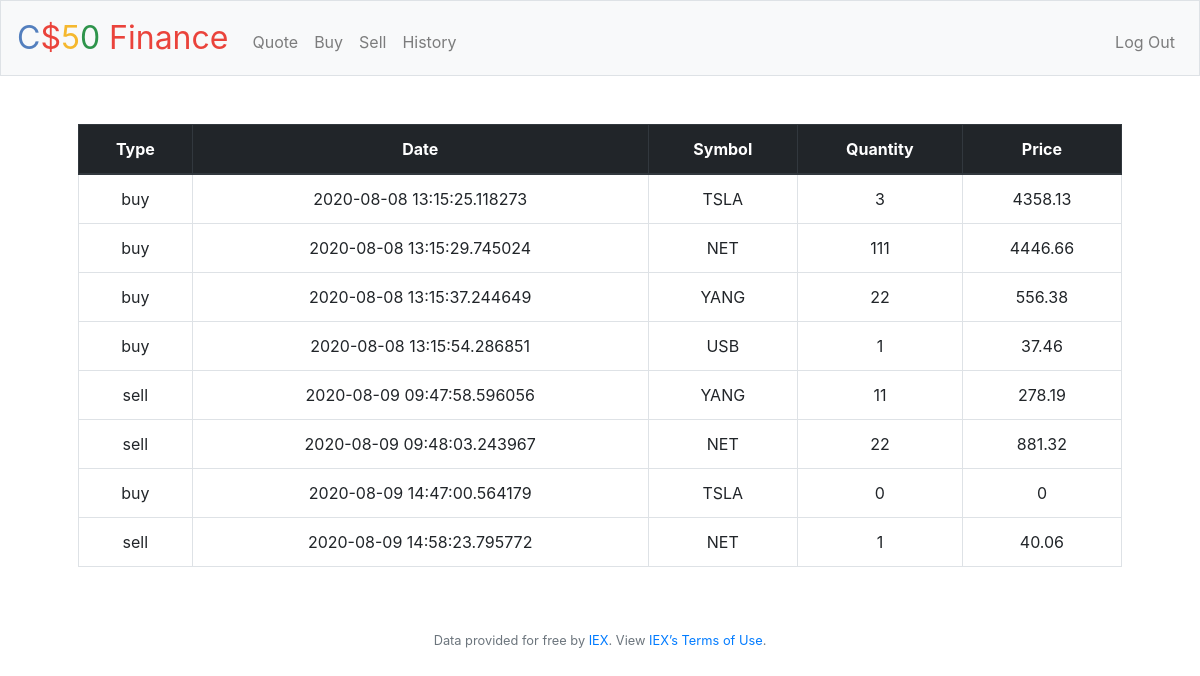
Screenshot of /history (signed in) with the database file from the repository.
### tables this page shows
CREATE TABLE "transactions" (
	"id"	INTEGER NOT NULL PRIMARY KEY AUTOINCREMENT,
	"u_id"	INTEGER NOT NULL,
	"transaction_date"	TEXT NOT NULL,
	"price_whole"	NUMERIC NOT NULL,
	"symbol"	TEXT NOT NULL,
	"quantity"	INTEGER NOT NULL,
	"type"	TEXT NOT NULL,
	FOREIGN KEY("u_id") REFERENCES "users"("id") ON DELETE CASCADE
);

### pset8/finance/application.py (the view)
@app.route("/history")
@login_required
def history():
    transaction_rows = db.execute("SELECT transaction_date, price_whole, symbol, quantity, type FROM transactions WHERE u_id = :u_id ORDER BY transaction_date",\
            u_id=session['user_id'])
    return render_template("history.html", transaction_rows=transaction_rows)

### pset8/finance/application.py (called while the page is built)
@app.after_request
def after_request(response):
    response.headers["Cache-Control"] = "no-cache, no-store, must-revalidate"
    response.headers["Expires"] = 0
    response.headers["Pragma"] = "no-cache"
    return response

### pset8/finance/helpers.py (called while the page is built)
def login_required(f):
    @wraps(f)
    def decorated_function(*args, **kwargs):
        if session.get("user_id") is None:
            return redirect("/login")
        return f(*args, **kwargs)
    return decorated_function

### pset8/finance/templates/history.html (shortened to what this page needs)
{% extends "layout.html" %}
{% block main %}
    <table class="table table-hover table-bordered">
        <thead class="thead-dark">
            <tr>
                <th>Type</th>
                <th>Date</th>
                <th>Symbol</th>
                <th>Quantity</th>
                <th>Price</th>
            </tr>
        </thead>
        <tbody>
            {% for row in transaction_rows %}
            <tr>
                <td>{{ row['type'] }}</td>
                <td>{{ row['transaction_date'] }}</td>
                <td>{{ row['symbol'] }}</td>
                <td>{{ row['quantity'] }}</td>
                <td>{{ row['price_whole'] }}</td>
            </tr>
            {% endfor %}
        </tbody>
    </table>
{% endblock  %}

### pset8/finance/templates/layout.html (shortened to what this page needs)
<!DOCTYPE html>
<html lang="en">
    <head>
        <link href="https://maxcdn.bootstrapcdn.com/bootstrap/4.1.3/css/bootstrap.min.css" rel="stylesheet">
        <link href="/static/styles.css" rel="stylesheet">
    </head>
    <body>
        <nav class="navbar navbar-expand-md navbar-light bg-light border">
            <a class="navbar-brand" href="/"><span class="blue">C</span><span class="red">$</span><span class="yellow">5</span><span class="green">0</span> <span class="red">Finance</span></a>
            <div class="collapse navbar-collapse" id="navbar">
                {% if session.user_id %}
                    <ul class="navbar-nav mr-auto mt-2">
                        <li class="nav-item"><a class="nav-link" href="/quote">Quote</a></li>
                        <li class="nav-item"><a class="nav-link" href="/buy">Buy</a></li>
                        <li class="nav-item"><a class="nav-link" href="/sell">Sell</a></li>
                        <li class="nav-item"><a class="nav-link" href="/history">History</a></li>
                    </ul>
                    <ul class="navbar-nav ml-auto mt-2">
                        <li class="nav-item"><a class="nav-link" href="/logout">Log Out</a></li>
                    </ul>
                {% else %}
                    <ul class="navbar-nav ml-auto mt-2">
                        <li class="nav-item"><a class="nav-link" href="/register">Register</a></li>
                        <li class="nav-item"><a class="nav-link" href="/login">Log In</a></li>
                    </ul>
                {% endif %}
            </div>
        </nav>
        <main class="container p-5">
            {% block main %}{% endblock %}
        </main>
        <footer class="small text-center text-muted">
            Data provided for free by <a href="https://iextrading.com/developer">IEX</a>. View <a href="https://iextrading.com/api-exhibit-a/">IEX’s Terms of Use</a>.
        </footer>
    </body>
</html>

### pset8/finance/static/styles.css (style rules this page uses)
nav .navbar-brand { font-size: xx-large; }
nav .navbar-brand .blue { color: #537fbe; }
nav .navbar-brand .red { color: #ea433b; }
nav .navbar-brand .yellow { color: #f5b82e; }
nav .navbar-brand .green { color: #2e944b; }
main { overflow-x: auto; text-align: center; }

### rows the page displays
transactions: type "buy", transaction_date "2020-08-08 13:15:25.118273", symbol "TSLA", quantity "3", price_whole "4358.13"
transactions: type "buy", transaction_date "2020-08-08 13:15:29.745024", symbol "NET", quantity "111", price_whole "4446.66"
transactions: type "buy", transaction_date "2020-08-08 13:15:37.244649", symbol "YANG", quantity "22", price_whole "556.38"
transactions: type "buy", transaction_date "2020-08-08 13:15:54.286851", symbol "USB", quantity "1", price_whole "37.46"
transactions: type "sell", transaction_date "2020-08-09 09:47:58.596056", symbol "YANG", quantity "11", price_whole "278.19"
transactions: type "sell", transaction_date "2020-08-09 09:48:03.243967", symbol "NET", quantity "22", price_whole "881.32"
transactions: type "buy", transaction_date "2020-08-09 14:47:00.564179", symbol "TSLA", quantity "0", price_whole "0"
transactions: type "sell", transaction_date "2020-08-09 14:58:23.795772", symbol "NET", quantity "1", price_whole "40.06"
